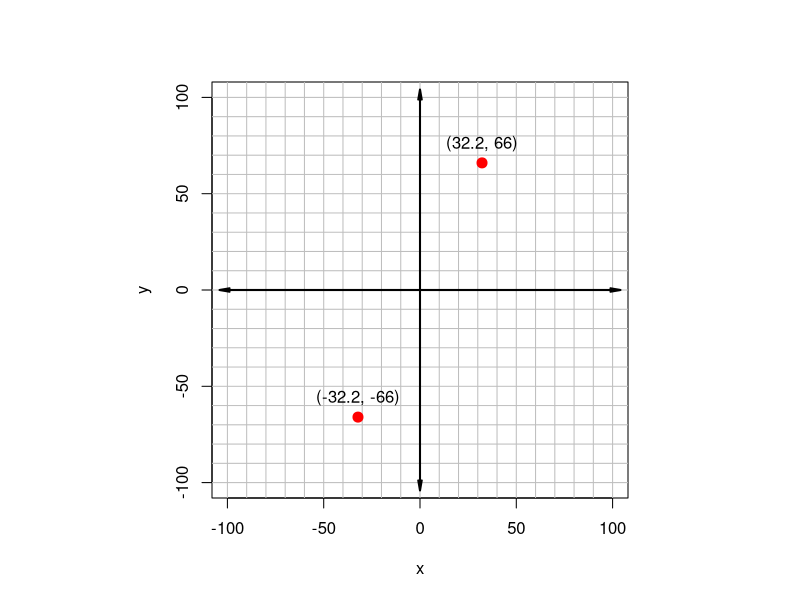

The R source for this figure:
## ---- chunk 1

while(T){
    x = round(runif(1,30,80),1)*sample(c(-1,1),1)
    y = round(runif(1,30,80),1)*sample(c(-1,1),1)
    if(abs(x)!=abs(y) && abs(log(abs(x)/abs(y)))>log(1.3)){break}
}

## ---- chunk 2
par(pty="s")
plot(0,0,"n",xlim=c(-100,100),ylim=c(-100,100),xlab="x",ylab="y")
for(i in seq(-100,100,10)){
    abline(h=i,col="grey")
    abline(v=i,col="grey")
}
arrows(-104,0,104,0,0.1,10,3,lwd=2)
arrows(0,-104,0,104,0.1,10,3,lwd=2)
points(c(x,-x),c(y,-y),pch=20,col="red",cex=2)
text(x,y+10,paste0("(",x,", ",y,")",collapse=""))
text(-x,-y+10,paste0("(",-x,", ",-y,")",collapse=""))
